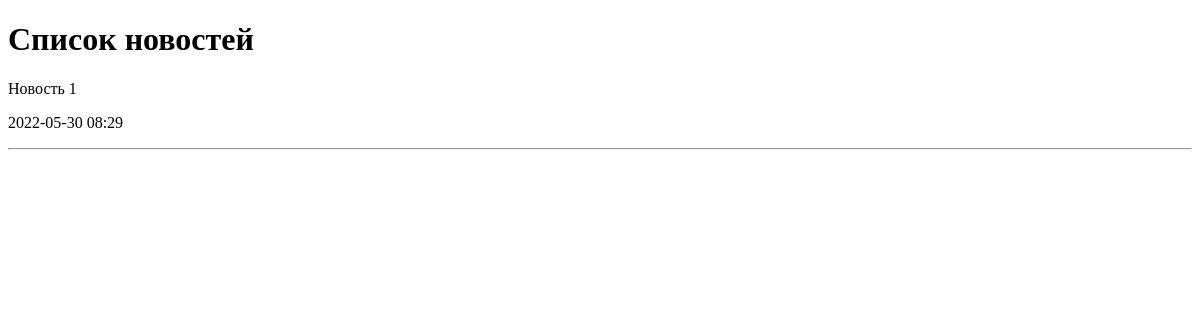
The page /news/ on the database as committed earlier.
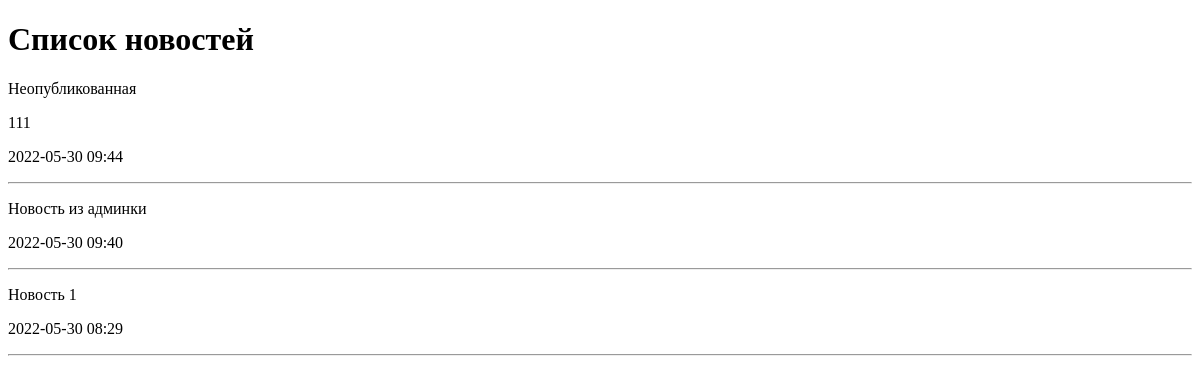
The same page on the database as committed later.
### news/models.py (models this page shows, shortened)
class News(models.Model):
    title = models.CharField(max_length=250, verbose_name='Наименование')
    content = models.TextField(blank=True, verbose_name='Контект')
    created_ed = models.DateTimeField(auto_now_add=True, verbose_name='Дата публикации')
    updated_ed = models.DateTimeField(auto_now=True, verbose_name='Обновлено')
    photo = models.ImageField(upload_to='photos/%Y/%m/%d/', verbose_name='Фото', blank=True)
    is_published = models.BooleanField(default=True, verbose_name='Опубликовано')
    class Meta:
        verbose_name = 'Новость'
        verbose_name_plural = 'Новости'
        ordering = ['-created_ed']

### news/views.py (the view)
# urls.py: path('', index),
def index(request):
    news = News.objects.all()
    return render(request, 'news/index.html', {'news': news, 'title': 'Список новостей'})

### news/templates/news/index.html (shortened to what this page needs)
<!DOCTYPE html>
<html lang="en">
<head>
</head>
<body>
<h1>{{ title }}</h1>
{% for item in news %}
    <div>
        <p>{{ item.title }}</p>
        <p>{{ item.content }}</p>
        <p>{{ item.created_ed|date:"Y-m-d H:i" }}</p>
    </div>
    <hr>
{% endfor %}
</body>
</html>

Rows that differ between the two databases and show on the page:
added News: title "Неопубликованная", content "111", created_ed "2022-05-30 09:44"
added News: title "Новость из админки", created_ed "2022-05-30 09:40"
